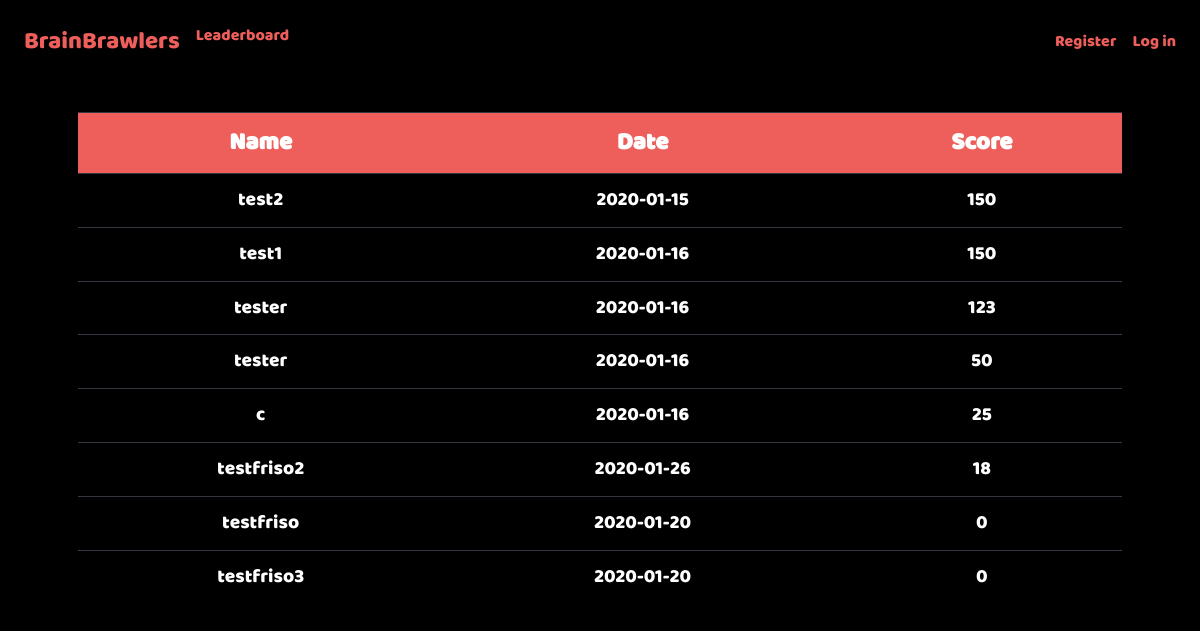
The page /leaderboard on the database as committed earlier.
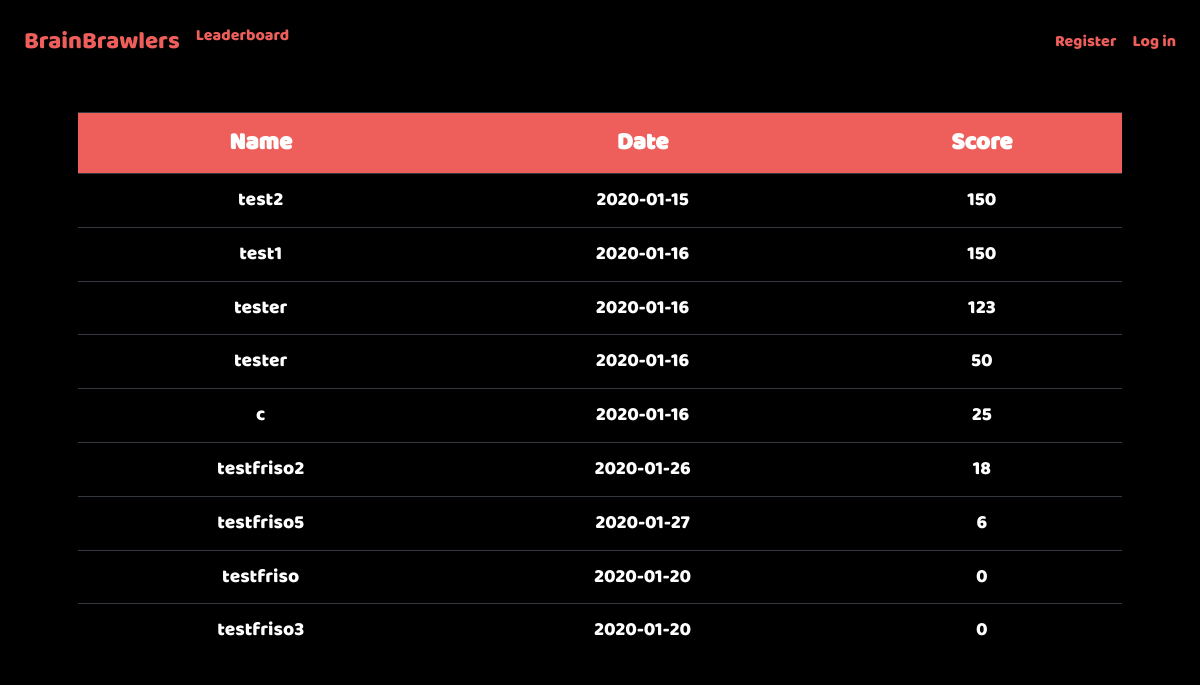
The same page on the database as committed later.
### tables this page shows
CREATE TABLE 'users' ('id' integer PRIMARY KEY AUTOINCREMENT NOT NULL, 'username' text NOT NULL, 'hash' text NOT NULL, 'highscore' integer NOT NULL, 'date'  date NOT NULL DEFAULT CURRENT_DATE  );

### application.py (the view)
@app.route("/leaderboard")
def leaderboard():
    highscores = db.execute("SELECT * FROM users ORDER BY highscore DESC, date;")
    if len(highscores) > 50:
        highscores = [highscores[i] for i in range(50)]
    return render_template("game/leaderboard.html", highscores=highscores)

### application.py (called while the page is built)
@app.after_request
def after_request(response):
    response.headers["Cache-Control"] = "no-cache, no-store, must-revalidate"
    response.headers["Expires"] = 0
    response.headers["Pragma"] = "no-cache"
    return response

### templates/game/leaderboard.html (shortened to what this page needs)
{% extends "layout.html" %}
{% block main %}
    <p>
        <br>
        <br>
    </p>
    <table id=table class="table table-dark" style="width:100%">
        <link href="/static/css/leaderboard.css" rel="stylesheet">
        <tr>
            <th>Name</th>
            <th>Date</th>
            <th>Score</th>
        </tr>
    {% for highscore in highscores %}
        <tr>
            <td>{{ highscore.username }}</td>
            <td>{{ highscore.date }}</td>
            <td>{{ highscore.highscore }}</td>
        </tr>
    {% endfor %}
    </table>
{% endblock %}

### templates/layout.html (shortened to what this page needs)
<!DOCTYPE html>
<html lang="en">
    <head>
        <link href="https://maxcdn.bootstrapcdn.com/bootstrap/4.1.3/css/bootstrap.min.css" rel="stylesheet">
        <link href="{{ url_for('static', filename='css/basic_style.css') }}" rel="stylesheet">
        <link href="{{ url_for('static', filename='css/snackbar.css') }}" rel="stylesheet">
    </head>
    <body>
        <nav class="navbar fixed-top navbar-expand-md">
            <div class="collapse navbar-collapse" id="navbar">
                {% if session.user_id %}
                    <ul class="navbar-nav mr-auto mt-2">
                        <li class="nav-item nav-logo"><a class="nav-link" href="/">BrainBrawlers</a></li>
                        <li class="nav-item"><a class="nav-link" href="/leaderboard">Leaderboard</a></li>
                        <li class="nav-item"><a class="nav-link" href="/profile">Profile</a></li>
                        <li class="nav-item"><a class="nav-link" href="/friends">Friends</a></li>
                    </ul>
                    <ul class="navbar-nav ml-auto mt-2">
                        <li class="nav-item"><a class="nav-link" href="/logout">Log Out</a></li>
                    </ul>
                {% else %}
                    <ul class="navbar-nav mr-auto mt-2">
                        <li class="nav-item nav-logo"><a class="nav-link" href="/">BrainBrawlers</a></li>
                        <li class="nav-item"><a class="nav-link" href="/leaderboard">Leaderboard</a></li>
                    </ul>
                    <ul class="navbar-nav ml-auto mt-2">
                        <li class="nav-item"><a class="nav-link" href="/register">Register</a></li>
                        <li class="nav-item"><a class="nav-link" href="/login">Log in</a></li>
                    </ul>
                {% endif %}
            </div>
        </nav>
        <main id="main" class="container p-5 center">
            {% block main %}{% endblock %}
        </main>
    </body>
</html>

### static/css/basic_style.css (style rules this page uses)
.navbar { background-color: rgba(0,0,0,0.8);; }
.nav-link { color: #ee5f5b; font-family: Baloo Regular, Baloo; }
body { background-color: #000000; }
#main { overflow-x: auto; text-align: center; }
.center { color: #ffffff; text-align: center; }
.nav-logo { font-size: 150%; }

### static/css/leaderboard.css (style rules this page uses)
#table { margin-left:auto; margin-right:auto; color: white; font-family: Baloo Regular, Baloo; }
th { background-color: #ee5f5b; font-size: 150%; font-weight: bold; }
td { background-color: black; font-size: 120%; }

Rows that differ between the two databases and show on the page:
added users: username "testfriso5", date "2020-01-27", highscore "6"
